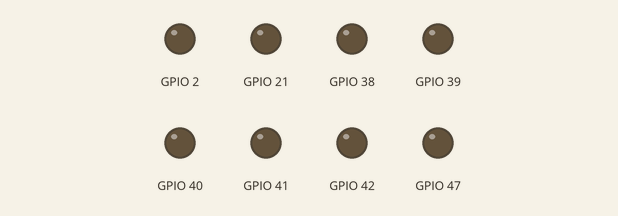
Recording of a program running on a simulated ESP32 board running MicroPython. On the bench: output pins drawn as LEDs (lit = HIGH).

Above: at 0.05 s.
At 0.15 s:
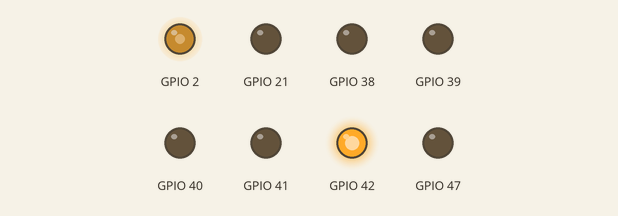
At 0.3 s:
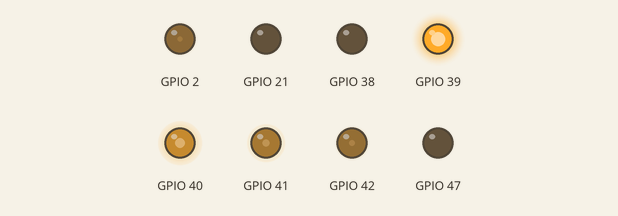
At 0.55 s:
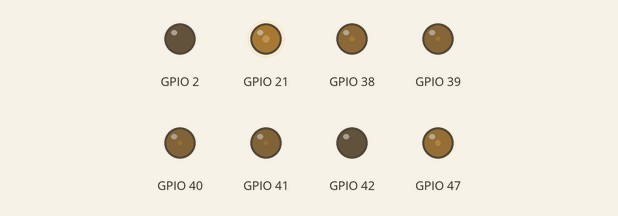
At 0.95 s:
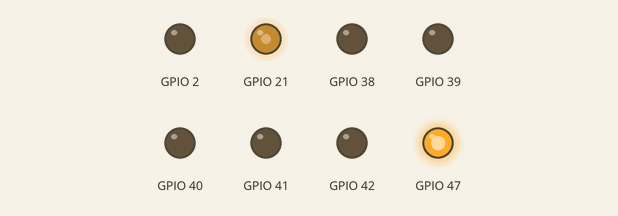
At 1.35 s:
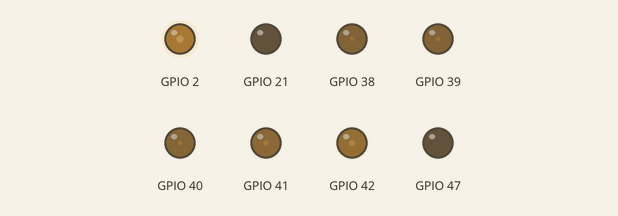
Timing chart, 0 to 3.7 s (numbered marks = the images above):
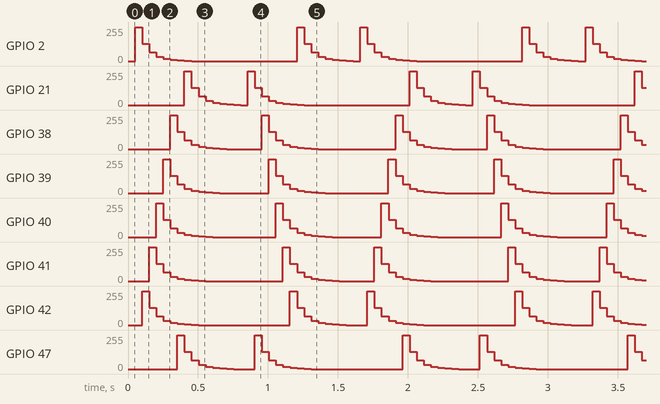

The program:

FlowingLight_PWM.py
```python
from machine import Pin,PWM
from pwm import myPWM
import time

mypwm = myPWM(21,47,38,39,40,41,42,2)
chns=[0,1,2,3,4,5,6,7];
dutys=[0,0,0,0,0,0,0,0,1023,512,256,128,64,32,16,8,0,0,0,0,0,0,0,0];
delayTimes=50

try:
    while True:
        for i in range(0,16):
            for j in range(0,8):
                mypwm.ledcWrite(chns[j],dutys[i+j])
            time.sleep_ms(delayTimes)

        for i in range(0,16):
            for j in range(0,8):
                mypwm.ledcWrite(chns[7-j],dutys[i+j])
            time.sleep_ms(delayTimes)
except:
    mypwm.deinit()
```

pwm.py
```python
from machine import Pin,PWM

class myPWM():
    def __init__(self, pwm0: int=15, pwm1: int=2, pwm2: int=0, pwm3: int=4, pwm4: int=5, pwm5: int=18, pwm6: int=19, pwm7: int=21):
        self._pwm0=PWM(Pin(pwm0),10000)
        self._pwm1=PWM(Pin(pwm1),10000)
        self._pwm2=PWM(Pin(pwm2),10000)
        self._pwm3=PWM(Pin(pwm3),10000)
        self._pwm4=PWM(Pin(pwm4),10000)
        self._pwm5=PWM(Pin(pwm5),10000)
        self._pwm6=PWM(Pin(pwm6),10000)
        self._pwm7=PWM(Pin(pwm7),10000)

    def ledcWrite(self,chn,value):
        if chn==0:
            self._pwm0.duty(value)
        elif chn==1:
            self._pwm1.duty(value)
        elif chn==2:
            self._pwm2.duty(value)
        elif chn==3:
            self._pwm3.duty(value)
        elif chn==4:
            self._pwm4.duty(value)
        elif chn==5:
            self._pwm5.duty(value)
        elif chn==6:
            self._pwm6.duty(value)
        elif chn==7:
            self._pwm7.duty(value)

    def deinit(self):
        self._pwm0.deinit()
        self._pwm1.deinit()
        self._pwm2.deinit()
        self._pwm3.deinit()
        self._pwm4.deinit()
        self._pwm5.deinit()
        self._pwm6.deinit()
        self._pwm7.deinit()
```

Measured:
- by itself, GPIO 2: repeats every 1.6 s: 128/255 0.05 s, 64/255 0.05 s, 32/255 0.05 s, 16/255 0.05 s, 8/255 0.05 s, 4/255 0.05 s, 2/255 0.05 s, 0/255 0.75 s, 255/255 0.05 s, 128/255 0.05 s, 64/255 0.05 s, 32/255 0.05 s, 16/255 0.05 s, 8/255 0.05 s, 4/255 0.05 s, 2/255 0.05 s, 0/255 0.05 s, 255/255 0.05 s
- by itself, GPIO 21: repeats every 1.6 s: 128/255 0.05 s, 64/255 0.05 s, 32/255 0.05 s, 16/255 0.05 s, 8/255 0.05 s, 4/255 0.05 s, 2/255 0.05 s, 0/255 0.05 s, 255/255 0.05 s, 128/255 0.05 s, 64/255 0.05 s, 32/255 0.05 s, 16/255 0.05 s, 8/255 0.05 s, 4/255 0.05 s, 2/255 0.05 s, 0/255 0.75 s, 255/255 0.05 s
